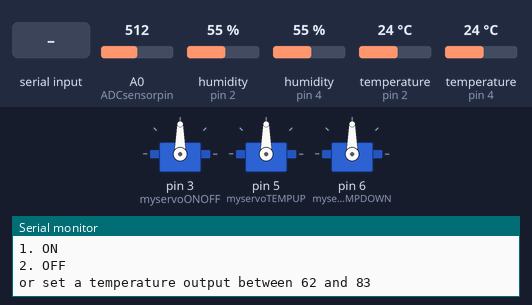
The sketch below on a simulated Arduino Uno, built with avr-gcc and run on an emulated ATmega328P. Parts: 3 × servo, the last lines printed to the serial monitor. Inputs (shaded band) come from the test bench; at power-on: A0 (ADCsensorpin) = 512, humidity (sensors on pin 2, pin 4) 55 %, temperature (sensors on pin 2, pin 4) 24 °C. EEPROM starts erased.

Above: at 1.2 s.
1.3 s: "Humidity1: \n" received over Serial
At 2.63 s:
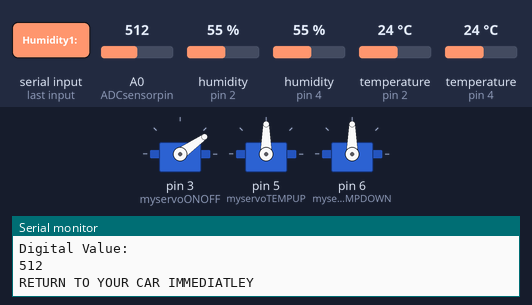
5.1 s: "62\n" received over Serial
At 7.32 s:
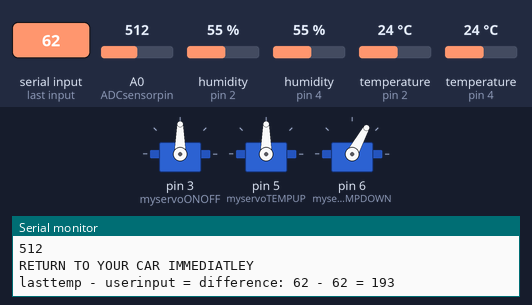
At 7.92 s:
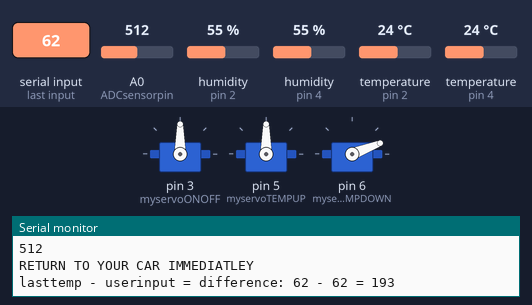
Timing chart, 0 to 15.5 s (numbered marks = the images above; inputs shaded):
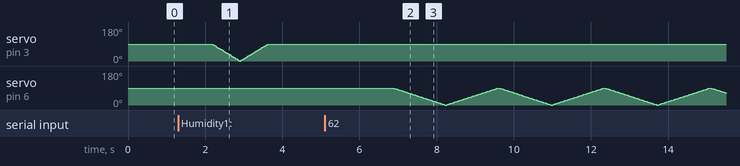

The sketch:

1028.ino
```cpp
//Libraries inlcuded
#include <Servo.h>
#include "DHT.h"
#include <EEPROM.h>


////////////////////////////// Temperature Sensors ////////////////////////////////
//Defining pins
#define Tempin1 2     // Digital pin connected to the DHT sensor
#define Tempin2 4

//Defining temperature sensor type
#define DHTTYPE DHT22

//Initializing temperature sensors
DHT dht1(Tempin1, DHTTYPE);
DHT dht2(Tempin2, DHTTYPE);

//variables
float h1 = 0;
float t1 = 0;
float f1 = 0;
float h2 = 0;
float t2 = 0;
float f2 = 0;

//Functions
void ReadTemp() {
    // Wait a few seconds between measurements.
  delay(2000);

  //take temperature and load them into variables
  //humidity reading from sensor 1
  h1 = dht1.readHumidity();
  // Read temperature as Celsius (the default)
  t1 = dht1.readTemperature();
  // Read temperature as Fahrenheit (isFahrenheit = true)
  f1 = dht1.readTemperature(true);


  //humidity reading from sensor 2
  h2 = dht2.readHumidity();
  // Read temperature as Celsius (the default)
  t2 = dht2.readTemperature();
  // Read temperature as Fahrenheit (isFahrenheit = true)
  f2 = dht2.readTemperature(true);

  // Check if any reads failed and exit early (to try again).
  if (isnan(h1) || isnan(t1) || isnan(f1)) {
    Serial.println(F("Failed to read from DHT sensor 1!"));
    //return;
  }

  // Check if any reads failed and exit early (to try again).
  if (isnan(h2) || isnan(t2) || isnan(f2)) {
    Serial.println(F("Failed to read from DHT sensor 2!"));
    //return;
  }

  //PRINT STATEMENTS
  //Serial.print(F("Humidity1: "));
  //Serial.print(h1);
  Serial.print(F("Temperature1: "));
  Serial.print(t1);
  Serial.print(F("°C "));
  Serial.print(f1);
  Serial.println(F("°F "));


  //Serial.print(F("Humidity2: "));
  //Serial.print(h2);
  Serial.print(F("Temperature2: "));
  Serial.print(t2);
  Serial.print(F("°C "));
  Serial.print(f2);
  Serial.println(F("°F "));

  //Temperature too high
  //if internal cabin temp is greater than 90 degrees send notification
  if( f1 > 90 ) {
    Serial.println("WARNING: Cabin is above 90 degrees ferinheight");
  }

  //Temperature too low
  if( f1 < 40) {
    Serial.print("WARNING: Cabin is below 40 degrees ferinheight");
  }
}

///////////////////////////////////////////////////////////////////////////////////


///////////////////////////// Servo Motors ////////////////////////////////////////

//Initailazing Servo Motors
Servo myservoONOFF;  // create servo object to control a servo
Servo myservoTEMPUP;  // create servo object to control a servo
Servo myservoTEMPDOWN;  // create servo object to control a servo


//Initailizing Variables
int pos = 0;    // variable to store the servo position
int on = 0;

//Functions
//ON/OFF
void PushButtonONOFF(){
  for (pos = 90; pos >= 0; pos -= 1) { // goes from 0 degrees to 180 degrees
     // in steps of 1 degree
     myservoONOFF.write(pos);              // tell servo to go to position in variable 'pos'
     delay(8);                       // waits 15 ms for the servo to reach the position
  }
  for (pos = 0; pos <= 90; pos += 1) { // goes from 180 degrees to 0 degrees
     myservoONOFF.write(pos);              // tell servo to go to position in variable 'pos'
     delay(8);                       // waits 15 ms for the servo to reach the position
  }
}

//TEMP UP
void PushButtonTEMPUP(){
  for (pos = 90; pos >= 0; pos -= 1) { // goes from 0 degrees to 180 degrees
     // in steps of 1 degree
     myservoTEMPUP.write(pos);              // tell servo to go to position in variable 'pos'
     delay(15);                       // waits 15 ms for the servo to reach the position
  }
  for (pos = 0; pos <= 90; pos += 1) { // goes from 180 degrees to 0 degrees
     myservoTEMPUP.write(pos);              // tell servo to go to position in variable 'pos'
     delay(15);                       // waits 15 ms for the servo to reach the position
  }
}

//TEMP DOWN
void PushButtonTEMPDOWN(){
  for (pos = 90; pos >= 0; pos -= 1) { // goes from 0 degrees to 180 degrees
     // in steps of 1 degree
     myservoTEMPDOWN.write(pos);              // tell servo to go to position in variable 'pos'
     delay(15);                       // waits 15 ms for the servo to reach the position
  }
  for (pos = 0; pos <= 90; pos += 1) { // goes from 180 degrees to 0 degrees
     myservoTEMPDOWN.write(pos);              // tell servo to go to position in variable 'pos'
     delay(15);                       // waits 15 ms for the servo to reach the position
  }
}


///////////////////////////////////////////////////////////////////////////////////

/////////////////////////// Battery Percentage ////////////////////////////////////

//variables
int ADCsensorpin = A0; // input pin for ADC
int digitalvalue = 0; // variable to store ADC conversion

//Functions
float DigitaltoAnalog(int digitalValue) {
  float analogVoltage = 0.00;
  analogVoltage = digitalValue * (5/1023);
  return(analogVoltage);
}

void ReadBattery(void) {
  digitalvalue = analogRead(ADCsensorpin); // read the value from the ADC

  Serial.println();
  Serial.println("------- BATTERY PERCENTAGE --------");
  Serial.println();
  Serial.println("Digital Value: ");
  Serial.println(digitalvalue);

  // Battery is 100% charged
  if(digitalvalue <= 853 && digitalvalue > 823) { //if 4.211V >= Vin > 4.064V
    Serial.println("100%");
  }

  // Battery is 75% charged
  if(digitalvalue <= 823 && digitalvalue > 794) { //if 4.064V >= Vin > 3.919V
    Serial.println("75%");
  }

  // Battery is 50% charged
  if(digitalvalue <= 794 && digitalvalue > 764) { //if 3.919V >= Vin > 3.773V
    Serial.println("50%");
  }

  // Battery is 25% charged
  if(digitalvalue <= 764 && digitalvalue > 746) { //if 3.773V >= Vin > 3.686V
    Serial.println("25%");
  }

    // Battery is 10% charged
  if(digitalvalue <= 746 && digitalvalue > 740) { //if 3.686V >= Vin > 3.657V
    Serial.println("10%");
  }

    // Battery is dead
  if(digitalvalue <= 740 && digitalvalue > 0) { //if 3.657V >= Vin > 0V
    Serial.println("RETURN TO YOUR CAR IMMEDIATLEY");
  }

    //Battery out of range
  if(isnan(digitalvalue) || digitalvalue > 853) {
    Serial.println("ERROR: Cannot read Battery Percentage");
  }

  Serial.println();
}


///////////////////////////////////////////////////////////////////////////////////

void setup() {

  Serial.begin(9600);

  ///////////////////////////// Temperature Sensors ////////////////////////////////
  Serial.println(F("DHT22 Sensor 1 and Sensor 2 Test!"));

  //Starting temperature sensors
  dht1.begin();
  dht2.begin();
  //////////////////////////////////////////////////////////////////////////////////


  ///////////////////////////// Servo Motors ////////////////////////////////////////
  myservoONOFF.attach(3);  // attaches the servo on pin 2 to the servo object
  myservoTEMPUP.attach(5);  // attaches the servo on pin 4 to the servo object
  myservoTEMPDOWN.attach(6);  // attaches the servo on pin 6 to the servo object
  ///////////////////////////////////////////////////////////////////////////////////
}

void loop() {

  //variables
  int userinput = 0;

  ////////////////////////////// ESTABLISH CONNECTION ///////////////////////////

  //send message every 30 sec until a response from modem

  ///////////////////////////////////////////////////////////////////////////////


  ////////////////////////////// TEMP READINGS //////////////////////////////////


  ////////////////////////////////////////////////////////////////////////////////

  ///////////////////////// BATTERY PERCENTAGE ///////////////////////////////////


  ////////////////////////////////////////////////////////////////////////////////


  /////////////////////////////// SERVO MOTOR ////////////////////////////////////

  //on/off
  //Raise temperature
  //Lower temperature

  //variables
  int lasttemp = EEPROM.read(0);
  int difference = 0;


  //Print statements
  Serial.println();
  Serial.println("Commands:");
  Serial.println("1. ON");
  Serial.println("2. OFF");
  Serial.println("or set a temperature output between 62 and 83");
  Serial.println();

  //Serial.print("Value in EEPROM 0 before: ");
  //Serial.println(EEPROM.read(0));

  //Serial.print("Value in lasttemp before: ");
  //Serial.println(lasttemp);
  //Serial.println();


  //while no user input detected do nothing
  while(Serial.available() == 0) {
    ReadTemp();
    ReadBattery();
  }

  userinput = Serial.parseInt();


    switch(userinput) {
      case 1: //ON
        PushButtonONOFF();
        break;
      case 2: //OFF
        PushButtonONOFF();
        break;
      case 62:
      case 63:
      case 64:
      case 65:
      case 66:
      case 67:
      case 68:
      case 69:
      case 70:
      case 71:
      case 72:
      case 73:
      case 74:
      case 75:
      case 76:
      case 77:
      case 78:
      case 79:
      case 80:
      case 81:
      case 82:
      case 83:

        //determine difference of setpoint and last temp
        difference = lasttemp - userinput;

        //update EEPROM with userinput
        EEPROM.write(0,userinput);

        //update lasttemp with userinput
        lasttemp = EEPROM.read(0);

        Serial.print("lasttemp - userinput = difference: ");
        Serial.print(lasttemp);
        Serial.print(" - ");
        Serial.print(userinput);
        Serial.print(" = ");
        Serial.println(difference);

        if(difference < 0) {
          difference = abs(difference);
          for( int i = 0 ; i < difference ; i++){
            PushButtonTEMPUP();
          }
        }

        if(difference > 0) {
          for( int i = 0 ; i < difference ; i++){
            PushButtonTEMPDOWN();
          }
        }
        break;
     default:
        Serial.println("User Input ERROR. Try again");
        Serial.println();
    }

  ////////////////////////////////////////////////////////////////////////////////


}


/////////////////////////////// NOTES ////////////////////////////////////////////

  //program uses delays which doesnt allow anything to happen until it waits

//////////////////////////////////////////////////////////////////////////////////
```
